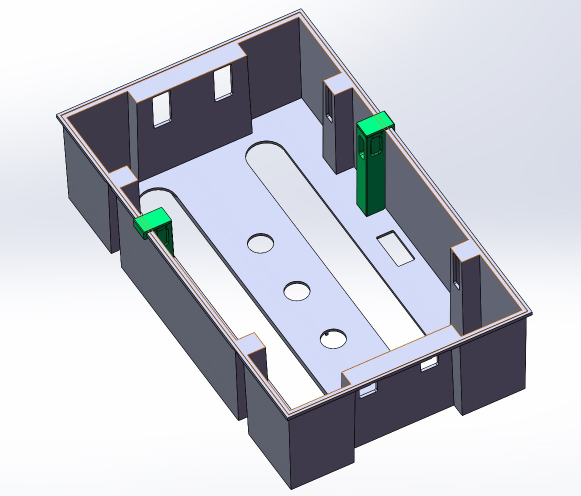
#> input picture 1.jpg, 1161 x 992 px (shown at 1/2 size)
$ python 22-waraaffine.py
#> lines starting #> are read from the running program, lines starting #| are printed output that depends on the picture
import cv2
import numpy as np

# 平移 and 变换矩阵
img = cv2.imread("./1.jpg")
#> img is the input picture: shape (992, 1161, 3); mean B, G, R 206.4, 197.9, 195.5
h, w, ch = img.shape
#> h = 992; w = 1161; ch = 3
# x平移
# M = np.float32([[1, 0, 100], [0, 1, 0]])
# x y都平移
# M = np.float32([[1, 0, 100], [0, 1, 300]])

# 中心点，度数（默认逆时针），缩放
# M = cv2.getRotationMatrix2D((w / 2, h / 2), 15, 1.0)


src = np.float32([[400, 300], [800, 300], [400, 1000]])
dst = np.float32([[200, 400], [600, 500], [150, 1100]])
# 仿射变换（旋转缩放平移）
M = cv2.getAffineTransform(src, dst)

img_new = cv2.warpAffine(img, M, (w, h))
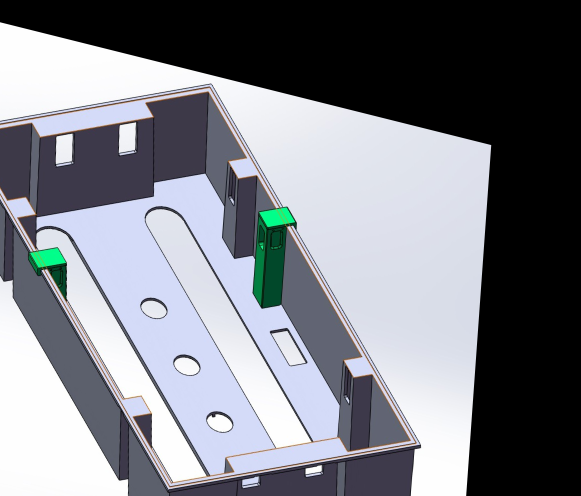
#> img_new: shape (992, 1161, 3) (shown at 1/2 size); mean B, G, R 136, 128.6, 126.2
cv2.imshow("tes1", img)
cv2.imshow("test", img_new)
cv2.waitKey(0)
